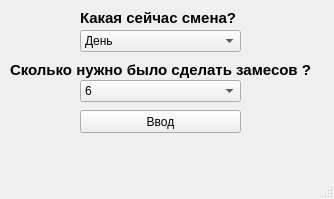
<?xml version="1.0" encoding="UTF-8"?>
<ui version="4.0">
 <class>MainWindow</class>
 <widget class="QMainWindow" name="MainWindow">
  <property name="geometry">
   <rect>
    <x>0</x>
    <y>0</y>
    <width>334</width>
    <height>199</height>
   </rect>
  </property>
  <property name="windowTitle">
   <string>Расчет Литьевого</string>
  </property>
  <widget class="QWidget" name="centralwidget">
   <widget class="QLabel" name="label">
    <property name="geometry">
     <rect>
      <x>80</x>
      <y>10</y>
      <width>181</width>
      <height>16</height>
     </rect>
    </property>
    <property name="font">
     <font>
      <pointsize>11</pointsize>
      <weight>75</weight>
      <bold>true</bold>
     </font>
    </property>
    <property name="text">
     <string>Какая сейчас смена?</string>
    </property>
   </widget>
   <widget class="QComboBox" name="comboBox">
    <property name="geometry">
     <rect>
      <x>80</x>
      <y>30</y>
      <width>161</width>
      <height>22</height>
     </rect>
    </property>
    <item>
     <property name="text">
      <string>День</string>
     </property>
    </item>
    <item>
     <property name="text">
      <string>Ночь</string>
     </property>
    </item>
   </widget>
   <widget class="QLabel" name="label_2">
    <property name="geometry">
     <rect>
      <x>10</x>
      <y>60</y>
      <width>341</width>
      <height>20</height>
     </rect>
    </property>
    <property name="font">
     <font>
      <pointsize>11</pointsize>
      <weight>75</weight>
      <bold>true</bold>
     </font>
    </property>
    <property name="text">
     <string>Сколько нужно было сделать замесов ?</string>
    </property>
   </widget>
   <widget class="QComboBox" name="comboBox_2">
    <property name="geometry">
     <rect>
      <x>80</x>
      <y>80</y>
      <width>161</width>
      <height>22</height>
     </rect>
    </property>
    <item>
     <property name="text">
      <string>6</string>
     </property>
    </item>
    <item>
     <property name="text">
      <string>7</string>
     </property>
    </item>
    <item>
     <property name="text">
      <string>8</string>
     </property>
    </item>
    <item>
     <property name="text">
      <string>9</string>
     </property>
    </item>
    <item>
     <property name="text">
      <string>10</string>
     </property>
    </item>
   </widget>
   <widget class="QPushButton" name="pushButton">
    <property name="geometry">
     <rect>
      <x>80</x>
      <y>110</y>
      <width>161</width>
      <height>23</height>
     </rect>
    </property>
    <property name="text">
     <string>Ввод</string>
    </property>
   </widget>
  </widget>
  <widget class="QMenuBar" name="menubar">
   <property name="geometry">
    <rect>
     <x>0</x>
     <y>0</y>
     <width>334</width>
     <height>21</height>
    </rect>
   </property>
  </widget>
  <widget class="QStatusBar" name="statusbar"/>
 </widget>
 <resources/>
 <connections/>
</ui>
